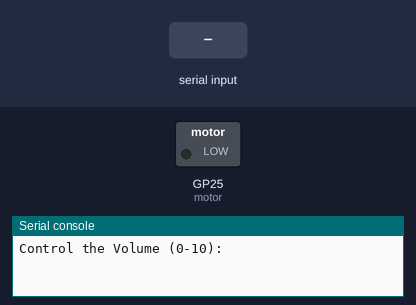
Recording of a program running on a simulated Raspberry Pi Pico running MicroPython. On the bench: switched loads named in the program (green lamp = pin HIGH), the last lines printed to the serial console. The test bench sets the inputs (shaded band).

Above: at 1.2 s.
1.3 s: "5" typed at the serial console, then Enter
At 2.4 s:
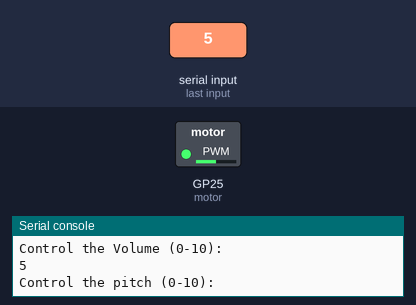
Timing chart, 0 to 4.3 s (numbered marks = the images above; inputs shaded):
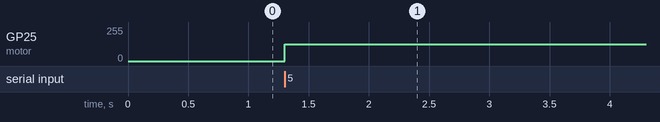

The program:

lab2_jh5185_bk3038_yf2768_check1_TASK2.py
```python
#Task 2: Vibration motor work.
from machine import Pin,PWM

#Vibration motor will be on GPIO A4 : Pin 36
Pin(25, Pin.OUT).value(0)
motor = PWM(Pin(25))
freqLevel = 10000//10 #This will be our pitch
dCycleLevel = 65535//10 #This will be our volume (avg voltage)
volume = 1
pitch = 1
# While loop for the main body.
while True:
    # Since input is not assumed to be an integer, we cast.
    try:
        volume = int(input("Control the Volume (0-10): "))
    except:
        #if not an integer, we get out of the loop. simple exit.
        print("Not a number! Goodbye!\n")
        break
    #we control duty cycle this way.
    dCycle = dCycleLevel*volume
    motor.duty_u16(dCycle)

    #Cast again for pitch
    try:
        pitch = int(input("Control the pitch (0-10): "))
    except:
        #if not an integer, we get out of the loop. simple exit.
        print("Not a number! Goodbye!\n")
        break
    #frequency
    frequency = (freqLevel * pitch) + 10
    motor.freq(frequency)
```

Measured:
- after the input at 1.3 s, GP25 (motor): 0/255 → 127/255 at once
